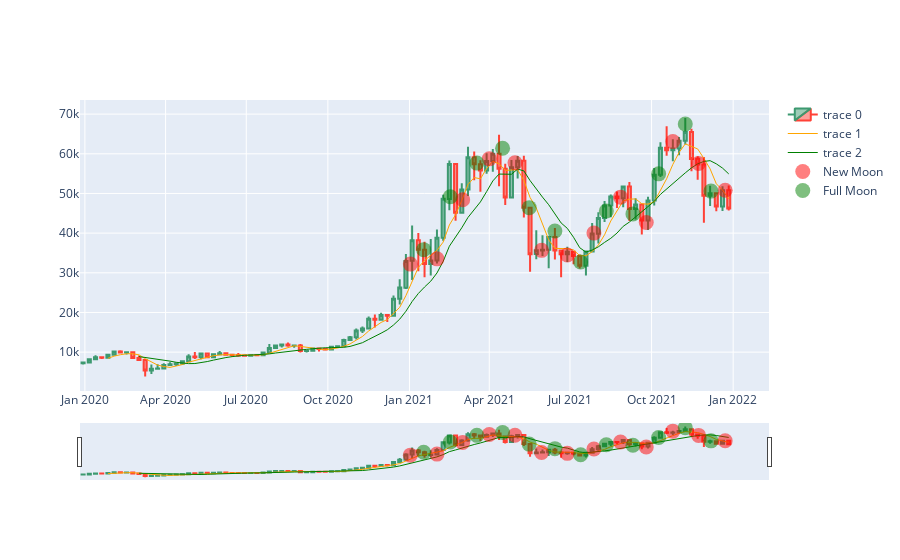

Write notebook code for a chart like this one.
### Code cell
import plotly.graph_objects as go


fig = go.Figure(data=[go.Candlestick(x=weekly.index,
                open=weekly['Open'],
                high=weekly['High'],
                low=weekly['Low'],
                close=weekly['Price']),
                      go.Scatter(x=weekly.index, y=weekly.MA5, line=dict(color='orange', width=1)),
                      go.Scatter(x=weekly.index, y=weekly.MA10, line=dict(color='green', width=1)),
                      go.Scatter(x=nm.index,y=nm['Price'],mode='markers',marker=dict(size=15,opacity=0.5,color='red'),name='New Moon'),
                      go.Scatter(x=fm.index,y=fm['Price'],mode='markers',marker=dict(size=15,color='green',opacity=0.5),name='Full Moon')
                     ])

fig.show()
